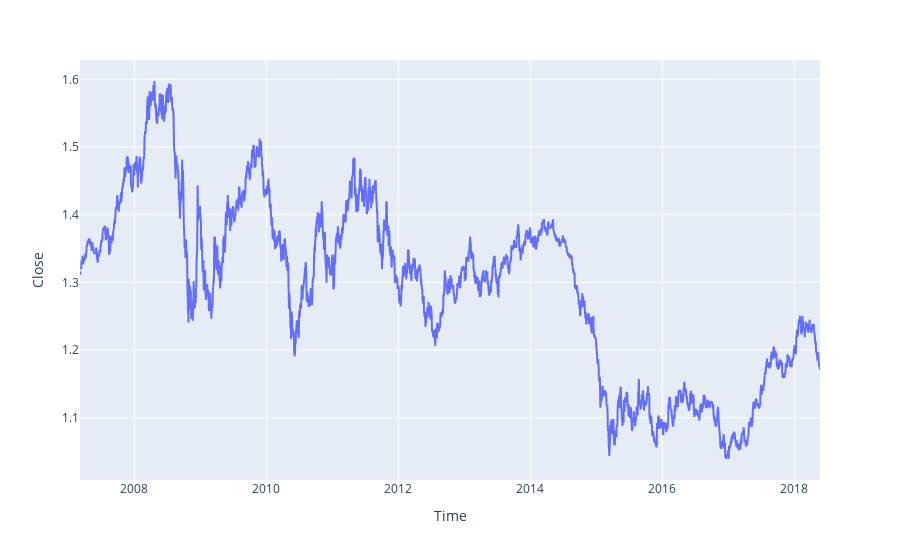

Write notebook code for a chart like this one.
### Code cell
# plot close vs time
fig = px.line(train_final_v2.reset_index().rename(columns={'index': 'Time'}), x='Time', y='Close')
fig.show()

### Figure 1 — Plotly figure (JSON) as saved in the notebook; plotly's stock layout.template omitted (floating-point values rounded to 4 significant figures; data arrays with more than 128 entries replaced by an {"elided": "..."} marker saying what was removed)
{"data": [{"hovertemplate": "Time=%{x}<br>Close=%{y}<extra></extra>", "legendgroup": "", "line": {"color": "#636efa", "dash": "solid"}, "marker": {"symbol": "circle"}, "mode": "lines", "name": "", "showlegend": false, "type": "scattergl", "x": {"elided": "4096 str values"}, "xaxis": "x", "y": {"elided": "4096 float values"}, "yaxis": "y"}], "layout": {"legend": {"tracegroupgap": 0}, "margin": {"t": 60}, "xaxis": {"anchor": "y", "domain": [0, 1], "title": {"text": "Time"}}, "yaxis": {"anchor": "x", "domain": [0, 1], "title": {"text": "Close"}}}}
